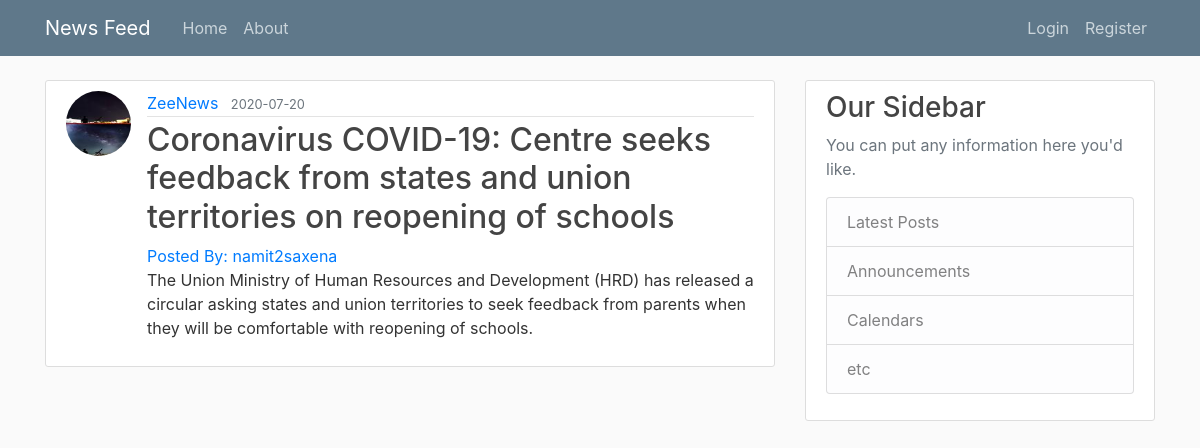
/post/6, run on the app's committed database.
### NewsFeed/models.py (models this page shows, shortened)
class User(db.Model, UserMixin):
     id = db.Column(db.Integer, primary_key=True)
     username = db.Column(db.String(20), unique=True, nullable=False)
     email = db.Column(db.String(120), unique=True, nullable=False)
     image_file = db.Column(db.String(20), nullable=False, default = 'default.jpeg')
     password = db.Column(db.String(60), nullable=False)
     posts = db.relationship('Post', backref='author', lazy=True)

class Post(db.Model):
    id = db.Column(db.Integer, primary_key=True)
    title = db.Column(db.String(100), nullable=False)
    date_posted = db.Column(db.DateTime, nullable = False, default = datetime.utcnow)
    content = db.Column(db.Text, nullable=False)
    link = db.Column(db.String(200), nullable = False)
    website = db.Column(db.String(40), nullable = False)
    user_id = db.Column(db.Integer, db.ForeignKey('user.id'), nullable=False)

### NewsFeed/posts/routes.py (the view)
@posts.route('/post/<int:post_id>')
def post(post_id):
    post = Post.query.get_or_404(post_id)
    return render_template('post.html', title = post.title, post = post)

### NewsFeed/templates/post.html (shortened to what this page needs)
{% extends "layout.html" %}
{% block content %}
<article class="media content-section">
<img class="rounded-circle article-img" src="{{ url_for('static', filename='profile_pics/'+post.author.image_file) }}">
  <div class="media-body">
    <div class="article-metadata">
      <a class="mr-2" href="#">{{ post.website }}</a>
      <small class="text-muted">{{ post.date_posted.strftime('%Y-%m-%d') }}</small>
    </div>
    <h2 class="article-title">{{ post.title }}</h2>
    <a class="mr-2" href="{{ url_for('users.user_posts', username=post.author.username) }}">Posted By: {{ post.author.username }}</a>
    <p class="article-content">{{ post.content }}</p>
  </div>
</article>
{% endblock content %}

### NewsFeed/static/main.css (style rules this page uses)
body { background: #fafafa; color: #333333; margin-top: 5rem; }
h1, h2, h3, h4, h5, h6 { color: #444444; }
.content-section { background: #ffffff; padding: 10px 20px; border: 1px solid #dddddd; border-radius: 3px; margin-bottom: 20px; }
.article-title { color: #444444; }
.article-content { white-space: pre-line; }
.article-img { height: 65px; width: 65px; margin-right: 16px; }
.article-metadata { padding-bottom: 1px; margin-bottom: 4px; border-bottom: 1px solid #e3e3e3 }

### data on the page
User: image_file (picture), author.username "namit2saxena"
Post: website "ZeeNews", date_posted "2020-07-20", title "Coronavirus COVID-19: Centre seeks feedback from states and union territories on reopening of schools", content "The Union Ministry of Human Resources and Development (HRD) has released a circular asking states and union territories to seek feedback from parents when they will be comfortable with reopening of schools."
